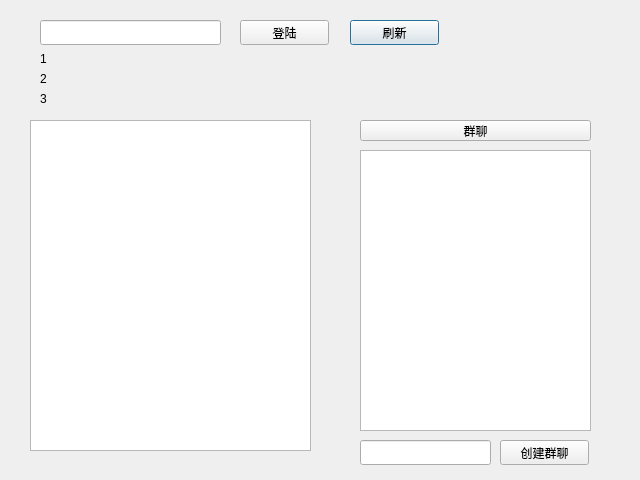
<?xml version="1.0" encoding="UTF-8"?>
<ui version="4.0">
 <class>mainwin</class>
 <widget class="QDialog" name="mainwin">
  <property name="geometry">
   <rect>
    <x>0</x>
    <y>0</y>
    <width>640</width>
    <height>480</height>
   </rect>
  </property>
  <property name="windowTitle">
   <string>Dialog</string>
  </property>
  <widget class="QLabel" name="label">
   <property name="geometry">
    <rect>
     <x>40</x>
     <y>50</y>
     <width>361</width>
     <height>17</height>
    </rect>
   </property>
   <property name="text">
    <string>1</string>
   </property>
  </widget>
  <widget class="QLabel" name="label_2">
   <property name="geometry">
    <rect>
     <x>40</x>
     <y>70</y>
     <width>371</width>
     <height>17</height>
    </rect>
   </property>
   <property name="text">
    <string>2</string>
   </property>
  </widget>
  <widget class="QPushButton" name="pushButton">
   <property name="geometry">
    <rect>
     <x>350</x>
     <y>20</y>
     <width>89</width>
     <height>25</height>
    </rect>
   </property>
   <property name="text">
    <string>刷新</string>
   </property>
  </widget>
  <widget class="QLineEdit" name="lineEdit">
   <property name="geometry">
    <rect>
     <x>40</x>
     <y>20</y>
     <width>181</width>
     <height>25</height>
    </rect>
   </property>
  </widget>
  <widget class="QPushButton" name="pushButton_2">
   <property name="geometry">
    <rect>
     <x>240</x>
     <y>20</y>
     <width>89</width>
     <height>25</height>
    </rect>
   </property>
   <property name="text">
    <string>登陆</string>
   </property>
  </widget>
  <widget class="QListView" name="listView">
   <property name="geometry">
    <rect>
     <x>30</x>
     <y>120</y>
     <width>281</width>
     <height>331</height>
    </rect>
   </property>
  </widget>
  <widget class="QLabel" name="label_3">
   <property name="geometry">
    <rect>
     <x>40</x>
     <y>90</y>
     <width>371</width>
     <height>17</height>
    </rect>
   </property>
   <property name="text">
    <string>3</string>
   </property>
  </widget>
  <widget class="QPushButton" name="pushButton_3">
   <property name="geometry">
    <rect>
     <x>360</x>
     <y>120</y>
     <width>231</width>
     <height>21</height>
    </rect>
   </property>
   <property name="text">
    <string>群聊</string>
   </property>
  </widget>
  <widget class="QListView" name="listView_2">
   <property name="geometry">
    <rect>
     <x>360</x>
     <y>150</y>
     <width>231</width>
     <height>281</height>
    </rect>
   </property>
  </widget>
  <widget class="QPushButton" name="pushButton_4">
   <property name="geometry">
    <rect>
     <x>500</x>
     <y>440</y>
     <width>89</width>
     <height>25</height>
    </rect>
   </property>
   <property name="text">
    <string>创建群聊</string>
   </property>
  </widget>
  <widget class="QLineEdit" name="lineEdit_2">
   <property name="geometry">
    <rect>
     <x>360</x>
     <y>440</y>
     <width>131</width>
     <height>25</height>
    </rect>
   </property>
  </widget>
 </widget>
 <resources/>
 <connections/>
</ui>
